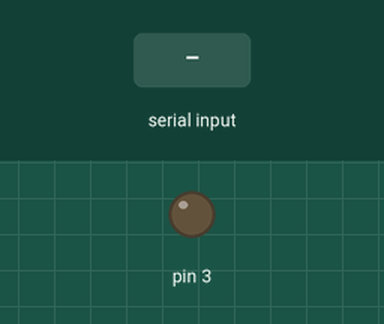
Simulated run of this sketch. Board: Arduino Uno, built with avr-gcc and run on an emulated ATmega328P. Parts: output pins drawn as LEDs (lit = HIGH). The test bench sets the inputs (shaded band).

Above: at 1.2 s.
1.3 s: "1" received over Serial
At 1.7 s:
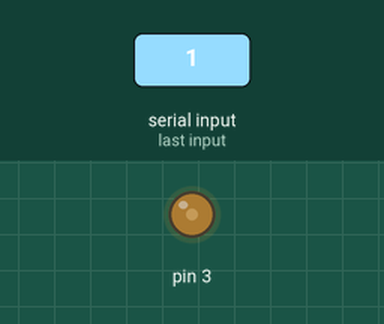
2.8 s: "2" received over Serial
At 4.0 s:
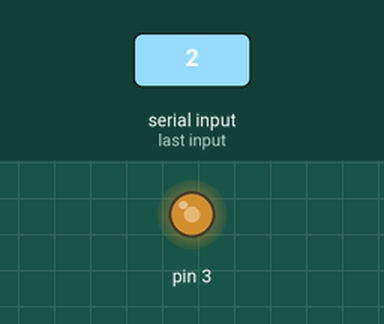
4.3 s: "3" received over Serial
At 5.2 s:
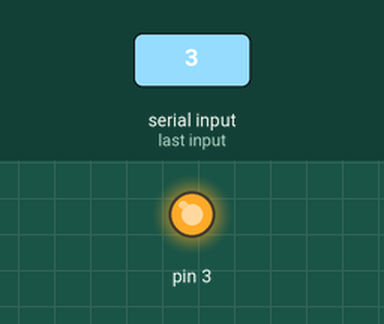
Timing chart, 0 to 7.3 s (numbered marks = the images above; inputs shaded):
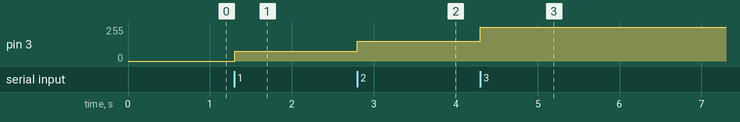

The sketch:

ArduinoPart.ino
```cpp
int data;

void setup()
{
  Serial.begin(9600);
  pinMode(3, OUTPUT);
  digitalWrite (3, LOW); //initially set to low

}

void loop()
{
while (Serial.available())
  {
    data = Serial.read();
  }

  if (data == '1')
  analogWrite(3, 75);

  else if (data == '0')
  analogWrite (3, 0);

  else if (data =='2')
  analogWrite (3, 150);

  else if (data == '3')
  analogWrite(3, 255);

}
```

Measured:
- after the input at 1.3 s, pin 3: 0/255 → 75/255 at once
- after the input at 2.8 s, pin 3: 75/255 → 150/255 at once
- after the input at 4.3 s, pin 3: 150/255 → 255/255 at once
